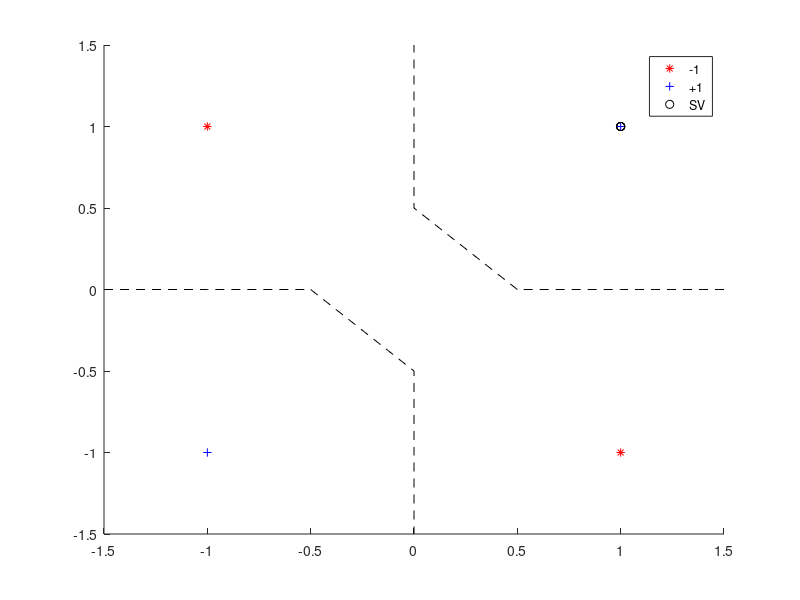

Recreate this plot in MATLAB.
clc,clear,close all;
X=[1 1;-1 -1;1 -1;-1 1];
y=[1;1;-1;-1];
SVMModel=fitcsvm(X,y,'KernelFunction','rbf');%使用高斯核训练SVM
step=0.5;
[x1Grid,x2Grid]=meshgrid(-1.5:step:1.5,-1.5:step:1.5);
xGrid=[x1Grid(:),x2Grid(:)];%获取要判断的样本点
[~,scores]=predict(SVMModel,xGrid);%进行决策获取分类决策函数值
figure;
gscatter(X(:,1),X(:,2),y,'rb','*+');%按组绘制样本点
hold on
plot(X(SVMModel.IsSupportVector,1),X(SVMModel.IsSupportVector,2),'ko');
contour(x1Grid,x2Grid,reshape(scores(:,2),size(x1Grid)),[0 0],'k--');%绘制决策面
legend('-1','+1','SV');
hold off